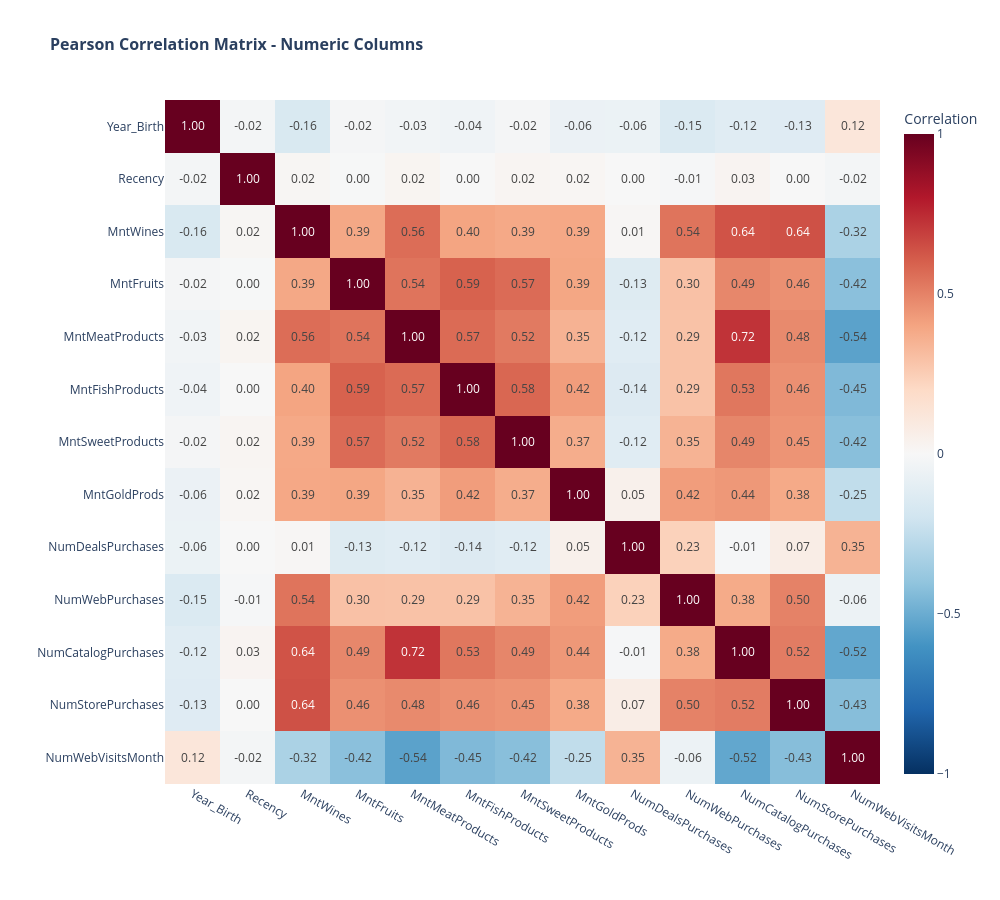

The notebook cell saved with this chart:
### Markdown cell above
## Phase 4 : Bivariate Analysis

### Code cell
# ============================================================================
# CELL 4.1: Numeric × Numeric Correlations (Pearson) with Heatmap
# ============================================================================

print("\n--- Step 1: Numeric × Numeric Correlations ---")

# Ensure numeric_cols is defined and contains only existing columns
if 'numeric_cols' not in locals():
    numeric_cols = ['Year_Birth', 'Income', 'Recency', 'MntWines', 'MntFruits',
                     'MntMeatProducts', 'MntFishProducts', 'MntSweetProducts',
                     'MntGoldProds', 'NumDealsPurchases', 'NumWebPurchases',
                     'NumCatalogPurchases', 'NumStorePurchases', 'NumWebVisitsMonth']

# Filter to only columns that exist in dataframe
numeric_cols_available = [col for col in numeric_cols if col in df.columns]

print(f"Computing correlations for {len(numeric_cols_available)} numeric columns...")
print(f"Columns: {numeric_cols_available}")

# Compute correlation only for available columns
corr = df[numeric_cols_available].corr(method='pearson')

print(f"✓ Correlation matrix computed: {corr.shape}")

# Create and display heatmap
fig = px.imshow(
    corr, 
    text_auto='.2f', 
    aspect='auto',
    color_continuous_scale='RdBu_r', 
    zmin=-1, 
    zmax=1,
    title='<b>Pearson Correlation Matrix - Numeric Columns</b>',
    labels=dict(color="Correlation"),
    width=1000,
    height=900
)

fig.update_layout(
    title_font_size=16,
    xaxis_title="",
    yaxis_title=""
)

fig.show()

print("✓ Correlation heatmap displayed above")

# Extract and rank correlations
corr_pairs = corr.where(np.triu(np.ones(corr.shape), k=1).astype(bool)).stack()

print("\nTop 10 POSITIVE correlations:")
top_pos = corr_pairs.abs().sort_values(ascending=False).head(10)
for i, ((col1, col2), val) in enumerate(top_pos.items(), 1):
    actual_val = corr.loc[col1, col2]
    print(f"  {i:2d}. {col1} × {col2}: r = {actual_val:.3f}")

print("\nTop 10 NEGATIVE correlations:")
top_neg = corr_pairs.sort_values(ascending=True).head(10)
for i, ((col1, col2), val) in enumerate(top_neg.items(), 1):
    print(f"  {i:2d}. {col1} × {col2}: r = {val:.3f}")

### Figure 1 — Plotly figure (JSON) as saved in the notebook; plotly's stock layout.template omitted (floating-point values rounded to 4 significant figures; data arrays with more than 128 entries replaced by an {"elided": "..."} marker saying what was removed)
{"data": [{"coloraxis": "coloraxis", "hovertemplate": "x: %{x}<br>y: %{y}<br>Correlation: %{z}<extra></extra>", "name": "0", "texttemplate": "%{z:.2f}", "type": "heatmap", "x": ["Year_Birth", "Recency", "MntWines", "MntFruits", "MntMeatProducts", "MntFishProducts", "MntSweetProducts", "MntGoldProds", "NumDealsPurchases", "NumWebPurchases", "NumCatalogPurchases", "NumStorePurchases", "NumWebVisitsMonth"], "xaxis": "x", "y": ["Year_Birth", "Recency", "MntWines", "MntFruits", "MntMeatProducts", "MntFishProducts", "MntSweetProducts", "MntGoldProds", "NumDealsPurchases", "NumWebPurchases", "NumCatalogPurchases", "NumStorePurchases", "NumWebVisitsMonth"], "yaxis": "y", "z": {"elided": "13x13 float values"}}], "layout": {"coloraxis": {"cmax": 1, "cmin": -1, "colorbar": {"title": {"text": "Correlation"}}, "colorscale": [[0, "rgb(5,48,97)"], [0.1, "rgb(33,102,172)"], [0.2, "rgb(67,147,195)"], [0.3, "rgb(146,197,222)"], [0.4, "rgb(209,229,240)"], [0.5, "rgb(247,247,247)"], [0.6, "rgb(253,219,199)"], [0.7, "rgb(244,165,130)"], [0.8, "rgb(214,96,77)"], [0.9, "rgb(178,24,43)"], [1, "rgb(103,0,31)"]]}, "height": 900, "title": {"font": {"size": 16}, "text": "<b>Pearson Correlation Matrix - Numeric Columns</b>"}, "width": 1000, "xaxis": {"anchor": "y", "domain": [0, 1], "title": {"text": ""}}, "yaxis": {"anchor": "x", "autorange": "reversed", "domain": [0, 1], "title": {"text": ""}}}}
